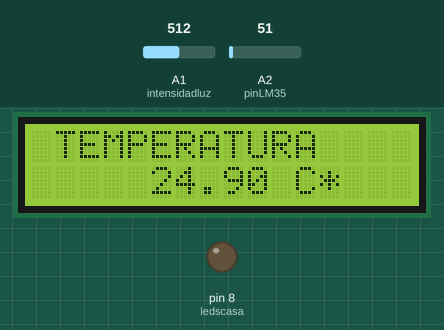
A sketch run on a simulated Arduino Uno, built with avr-gcc and run on an emulated ATmega328P. Shown: 16×2 character LCD, output pins drawn as LEDs (lit = HIGH). Inputs (shaded band) come from the test bench; at power-on: A1 (intensidadluz) = 512, A2 (pinLM35) = 51. What the sketch prints to the serial monitor is not drawn.

Above: at 1.2 s.
1.3 s: A1 (intensidadluz) set to 882
4.6 s: A1 (intensidadluz) set to 910
At 6.0 s:
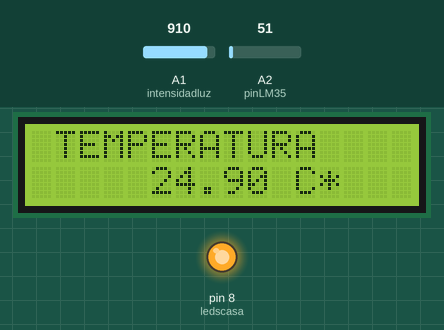
6.7 s: A2 (pinLM35) set to 61
At 8.5 s:
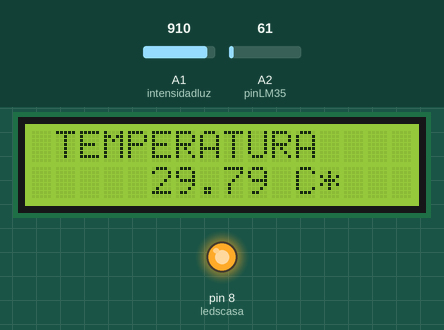
9.1 s: A2 (pinLM35) set to 71
At 10.1 s:
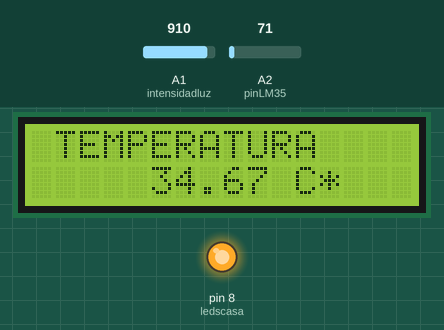
11.2 s: A2 (pinLM35) set to 86
At 13.3 s:
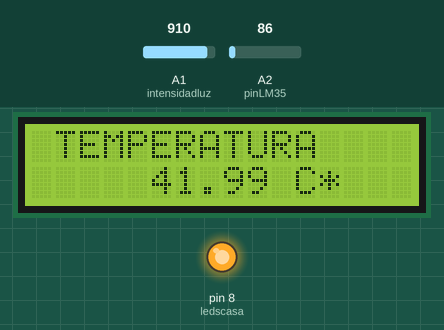
Timing chart, 0 to 14.6 s (numbered marks = the images above; inputs shaded):
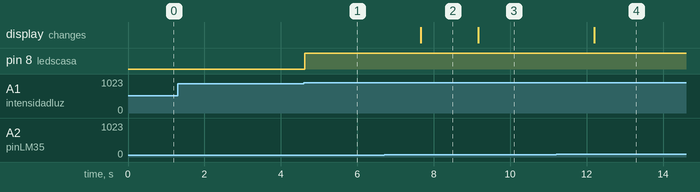

The sketch:

CASA_CENFOTEC.ino
```cpp
#include <LiquidCrystal_I2C.h> // se debe de instanciar a la libreria en este lugar
//para que no genere errores al compilar y que se pueda usar la LCD I2C
LiquidCrystal_I2C lcd(0x3f,16,2); // si no te sale con esta direccion  puedes usar (0x3f,16,2) || (0x27,16,2)  ||(0x20,16,2)
//sensor temperatura
float tempC; // Variable para almacenar el valor obtenido del sensor (0 a 1023)
int pinLM35 = 2; // Variable del pin de entrada del sensor (A2)
//ledscasa
int ledscasa= 8; // variable del pin de salida digital para encender los LEDS con la LDR

//LDR
int intensidadluz = 1; // Pin analógico A1 para leer el valor de la fotoresistencia (0 – 1023)
int cantidadluz; //Variable para almacenar la intensidad de luz


void setup() {
    // Configuramos el puerto serial a 9600 bps
  Serial.begin(9600);
  // inicializamos la LCD
  lcd.init();
  lcd.backlight();
  lcd.clear();
  // se le indica la posicion donde inprimir los valores y los segmemtos
  lcd.setCursor(0,0);
  lcd.print(" TEMPERATURA ");
  // se declara este pin del arduino como salida
  pinMode(ledscasa,OUTPUT);


}
void loop() {
   // Con analogRead leemos el sensor, recuerda que es un valor de 0 a 1023
  tempC = analogRead(pinLM35);

  // Calculamos la temperatura con la fórmula
  tempC = (5.0 * tempC * 100.0)/1024.0;

  // Envia el dato al puerto serial
  Serial.print(tempC);
  // Salto de línea
  Serial.print("\n");
  // enviamos a imprimir en la LCD el valor de la temperatura y se le indica la posicion
   lcd.setCursor (5,1);
  lcd.print(tempC);
   lcd.setCursor (11,1);
  lcd.print("C*   ");
  // Esperamos un tiempo para repetir el loop
  delay(1000);
  lcd.display();
  delay(500);

/// FUNCION DE LA LDR
   cantidadluz=analogRead(intensidadluz);  //Lee el valor de la fotoresistencia
    Serial.print("Luz:");
    Serial.println(cantidadluz);           //Muestra el valor medido por el monitor serial

     if (cantidadluz > 900){              // indicamos un valor de referencia para comparar. Se debe calibrar
       digitalWrite(ledscasa, HIGH);      // Si es menor que ese valor encendemos el LED
  }
     else {
       digitalWrite(ledscasa, LOW);        //En caso contrario lo apagamos
  }

}
```

Measured:
- the behaviour switches between 900 and 901 on A1 (intensidadluz) (found by bisection; images 0 and 1)
- after the input at 1.3 s, every drawn part: stays the same
- after the input at 4.6 s, pin 8 (ledscasa): LOW → HIGH at once
- after the input at 6.7 s, the display: changes after 0.96 s (image 2)
- after the input at 9.1 s, the display: changes after 0.07 s (image 3)
- after the input at 11.2 s, the display: changes after 1.0 s (image 4)
